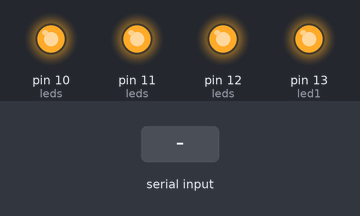
Bench run of a sketch on a simulated Arduino Uno, built with avr-gcc and run on an emulated ATmega328P. On the bench: output pins drawn as LEDs (lit = HIGH). The test bench sets the inputs (shaded band). What the sketch prints to the serial monitor is not drawn.

Above: at 1.3 s.
1.4 s: "acender\n" received over Serial
At 2.6 s:
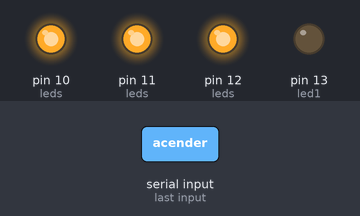
2.9 s: "apagar\n" received over Serial
At 3.7 s:
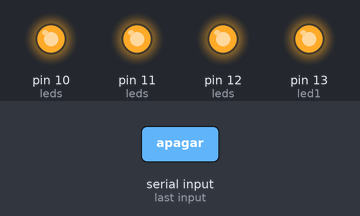
Timing chart, 0 to 5.9 s (numbered marks = the images above; inputs shaded):
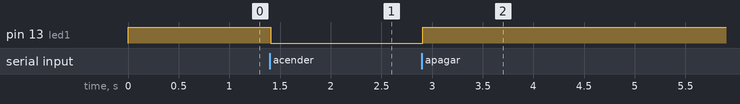

Measured:
- after the input at 1.4 s, pin 13 (led1): HIGH → LOW at once
- after the input at 2.9 s, pin 13 (led1): LOW → HIGH at once

The sketch:

playground09b.ino
```cpp
// Neste playground 09 B, vamos trabalhar com string e com a leitura serial.
// Veja os códigos de exemplo e programe o que está sendo soliticado em LETRAS MAIÚSCULAS.


// Vamos começar com algumas variáveis globais.
int led1 = 13, led2 = 12, led3 = 11, led4 = 10;
int leds[] = {led1, led2, led3, led4};


void setup() {
  // Primeiro vamos lembrar de colocar os pinos dos LEDs como OUTPUT e apagá-los.
  for (int i = 0; i < 4; i++) {
    pinMode(leds[i], OUTPUT);
    digitalWrite(leds[i], HIGH);
  }


  // Agora vamos falar de serial. Tudo começa com a begin.
  // Só lembrando que esse 9600 é a taxa de transmissão em bits por segundo.
  // Caso você precise enviar muitos dados, dá para aumentar esse valor.
  Serial.begin(9600);


  // A gente já usou a Serial.println várias vezes.
  Serial.println("----");


  // Agora imagina que a gente tenha uma variável numérica qualquer.
  int numero = 42;


  // Para imprimir esse valor na serial junto com algum texto, podemos usar comandos separados.
  Serial.print("A resposta (via serial): ");
  Serial.println(numero);


  // Também vimos no Projeto 07 como usar a sprintf para juntar texto com número.
  // Essa função é de C, bem "baixo nível". Tem que lembrar do \0 e tomar cuidado para não invadir memória.
  // Outro problema é que o sprintf no Arduino não funciona bem com %f.
  char bufferGrande[100];
  sprintf(bufferGrande, "A resposta (via sprintf): %d", numero);
  Serial.println(bufferGrande);


  // Agora na teoria 09, vimos a biblioteca String do Arduino.
  String texto = "A resposta (via String): ";


  // Ela facilita a manipulação de texto, deixando a coisa mais parecida como Python.
  // Por exemplo, dá para converter o número para texto e concatenar com o +.
  String numeroComTexto = String(numero);
  String frase = texto + numeroComTexto;
  Serial.println(frase);


  // Você pode até especificar o número de casas decimais para floats nessa conversão.
  float numeroDecimal = 42.42;
  String frase2 = "A resposta (com mais casas decimais): " + String(numeroDecimal, 3);
  Serial.println(frase2);


  // EXPORTE O BINÁRIO COMPILADO, ABRA O MONITOR SERIAL E RODE A SIMULAÇÃO.
  // VEJA OS RESULTADOS IMPRESSOS.


  // CALCULE A RAIZ QUADRADA DE 35 USANDO A FUNÇÃO sqrt E COLOQUE O RESULTADO NUMA VARIÁVEL FLOAT.
  // COLOQUE O RESULTADO NUMA STRING COM 5 CASAS DEMAIS, NO FORMATO "Raiz quadrada de 35 = _______ (aproximadamente)."
  // IMPRIMA ESSA STRING NA SERIAL.
  float raiz = sqrt(35);
  String raizStr = "Raiz quadrada de 35 = " + String(raiz, 5) + " (aproximadamente).";
  Serial.println(raizStr);


  // Dentro da loop, vamos trabalhar com a leitura na Serial.
  // O programa vai ficar travado enquanto a mensagem não chegar completamente.
  // Por isso, é bom colocar um limite na espera pelo recebimento da mensagem.
  // O tempo padrão é de 1000ms. Vou usar 10ms aqui, mas isso pode variar de caso a caso.
  Serial.setTimeout(10);
}

void loop() {
  // Obs: eu atualizei a teoria na parte da leitura serial, mas ainda não regravei o vídeo.
  // A primeira coisa a fazer é verificar se chegou alguma coisa na serial.
  // Se não tiver nada, não precisamos perder milissegundos aguardando a mensagem.
  if (Serial.available() > 0) {

    // Alguns tutoriais usam a Serial.read para ler byte a byte.
    // Eu prefiro ler a mensagem até encontrar um caracter de fim da frase (ex: quebra de linha).
    String textoRecebido = Serial.readStringUntil('\n');


    // Esse texto recebido pode vir com quebra de linha e/ou espaços em branco no começo e/ou no fim.
    // A função trim retira esses caracteres das extremidades da string.
    // Assim fica mais fácil analisar depois o que chegou.
    textoRecebido.trim();


    // Agora podemos usar as funções da biblioteca String para verificar o que foi recebido.
    // Por exemplo, dá para usar o ==, o que não funcionaria no char[] tradicional de C.
    if (textoRecebido == "acender") {
      digitalWrite(led1, LOW);
    }
    else if (textoRecebido == "apagar") {
      digitalWrite(led1, HIGH);
    }


    // EXPORTE O BINÁRIO, ABRA O MONITOR SERIAL E RODE A SIMULAÇÃO.
    // DIGITE "acender" e depois "apagar" NO CAMPO "Send Text:" E APERTE ENTER.
    // VEJA O LED 1 ACENDER E APAGAR.


    // Às vezes, o texto da serial pode vir com um parâmetro que queremos isolar.
    // Nesse caso, é interessante verificar se o texto começa com um trecho desejado.
    if (textoRecebido.startsWith("eu me chamo ")) {

      // Agora podemos obter o nome pegando os caracteres depois desse começo de frase.
      // Como "eu me chamo " tem 12 caracteres, vamos pegar o trecho final do texto a partir do índice 12.
      String nome = textoRecebido.substring(12);

      Serial.println("Oi, " + nome + "! Tudo bem contigo?");
    }


    // Eu também posso verificar se o texto termina com alguma coisa.
    if (textoRecebido.startsWith("eu tenho ") && textoRecebido.endsWith(" anos")) {

      // O limite da substring agora precisa de um valor final.
      // Esse segundo parâmetro é o índice do caracter **seguinte** ao final da captura.
      // Como " anos" tem 5 caracteres, vamos ir até o tamanho da string - 5.
      String idade = textoRecebido.substring(9, textoRecebido.length() - 5);


      // Se quisermos fazer alguma conta com essa idade, é preciso convertê-la para int primeiro.
      int idadeNumerica = idade.toInt();
      int decadas = idadeNumerica / 10;

      Serial.println("Voce completou " + String(decadas) + " decadas.");
    }


    // RODE A SIMULAÇÃO E INSIRA AS FRASES DE EXEMPLO ("eu me chamo ___" e "eu tenho __ anos").
    // DEPOIS VEJA O SEU NOME E A SUA IDADE IMPRESSOS NA SERIAL.


    // VERIFIQUE SE O TEXTO RECEBIDO COMEÇA COM "acender led ".
    // CASO COMECE, PEGUE O FINAL DO TEXTO (QUE SERÁ UM NÚMERO DE 1 A 4).
    // COMPARANDO ESSE NÚMERO COM 1, 2, 3 E 4, ACENDA O LED ESPECIFICADO.

    if(textoRecebido.startsWith("acender led ")){
      String led = textoRecebido.substring(textoRecebido.length() - 1);
      Serial.println("led: " + led);
      digitalWrite(leds[led.toInt() - 1], LOW);
    }


    // VERIFIQUE SE O TEXTO RECEBIDO SEGUE O FORMATO "Apagar LED 3 daqui a ___ ms".
    // CASO COMECE, CAPTURE O PARÂMETRO (QUE PODE TER UM NÚMERO VARIÁVEL DE DÍGITOS) E CONVERTA PARA INT.
    // DEPOIS ACENDA O LED 3 E APAGUE-O APÓS PASSAR O TEMPO FORNECIDO EM MILISSEGUNDOS.
      // DICA: FAÇA UM OUTRO IF NA LOOP (FORA DO IF DA SERIAL.AVAILABLE) USANDO A millis DO PROJETO 07.


  }


  // O IF DA MILLIS VAI VIR AQUI EMBAIXO!


}
```
